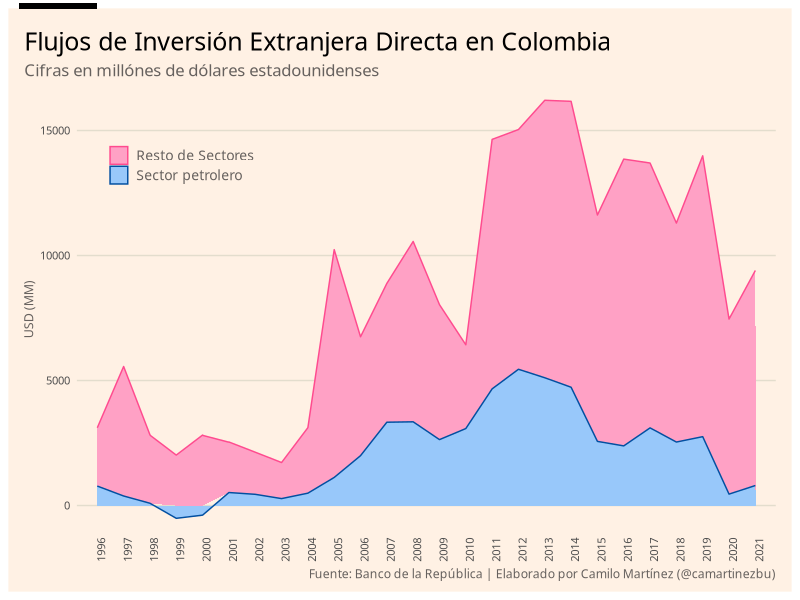
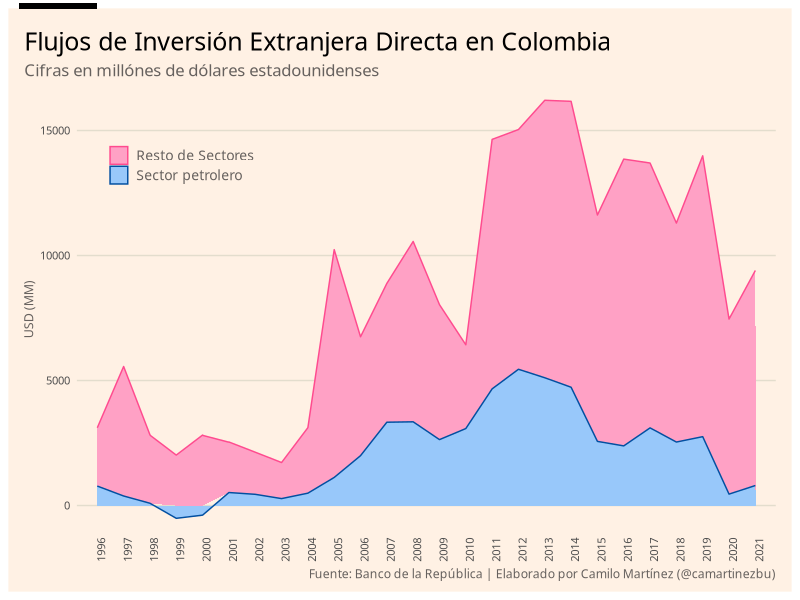

Reproduce these figures in R, in order.
library(tidyverse)
library(readxl)
library(patchwork)

# Fuente: Estadisticas Sector Externo, Banco de la República
data <- readxl::read_xlsx("24-financial-times/data/IED_en_Colombia.xlsx") %>%
  pivot_longer(-c(Año), names_to = "Sector", values_to = "Valor") %>%
  filter(Sector != "Total actividades económicas")

# Pintar rectángulo
rectangle_data <- data.frame(
  x=c(-1, 2, 2, -1),
  y=c(2, 2, 2.25, 2.25)
)

rectangle <- ggplot(rectangle_data) +
  geom_polygon(aes(x=x, y =y), fill = "black") +
  coord_equal() +
  theme_void()

# Pintar gráfico completo

plot <- ggplot(data, aes(x = Año, y = Valor, 
                         group = Sector, fill = Sector, color = Sector)) +
  geom_area() +
  labs(
    title = "Flujos de Inversión Extranjera Directa en Colombia",
    subtitle = "Cifras en millónes de dólares estadounidenses",
    caption = "Fuente: Banco de la República | Elaborado por Camilo Martínez (@camartinezbu)",
    y = "USD (MM)"
  ) +
  scale_x_continuous(
    breaks = c(1996:2021),
    expand = expansion(mult = 0.03, add = 0)
  ) +
  scale_y_continuous(
    expand = expansion(mult = 0.03, add = 0)
  ) +
  scale_color_manual(
    values = c(
      `Sector petrolero` = "#014fa1",
      `Resto de Sectores` = "#ff4b8f"
    )
  ) +
  scale_fill_manual(
    values = c(
      `Sector petrolero` = "#98c8fa",
      `Resto de Sectores` = "#ffa1c5"
    )
  ) +
  theme(
    text = element_text(family = "Fira Sans Condensed", color = "#66615e"),
    plot.title = element_text(family = "Fira Sans Condensed ExtraBold", size = 18, color = "black"),
    plot.title.position = "plot",
    plot.subtitle = element_text(size = 12),
    plot.caption = element_text(),
    plot.caption.position = "plot",
    plot.background = element_rect(fill = "#fff1e4"),
    plot.margin = margin(t = 18, b = 8, l = 12, r = 12),
    panel.background = element_blank(),
    panel.border = element_blank(),
    legend.position = c(.15, .825),
    legend.direction = "vertical",
    legend.background = element_blank(),
    legend.title = element_blank(),
    legend.text = element_text(size = 10),
    legend.key.height = unit(0.5, "cm"),
    legend.key.width = unit(0.5, "cm"),
    panel.grid.major.y = element_line(color = "#e3ddcd"),
    panel.grid.major.x = element_blank(),
    panel.grid.minor = element_blank(),
    axis.title.x = element_blank(),
    axis.text.x = element_text(size = 8, angle = 90),
    axis.title.y = element_text(size = 9),
    axis.text.y = element_text(size = 8),
    axis.ticks = element_blank()
  )

plot +
  inset_element(rectangle,
                top = 1.18,
                bottom = 1.165,
                left = -0.21,
                right = 0.3,
                align_to = "plot")

ggsave("24-financial-times/plot.png", height = 5, width = 7)